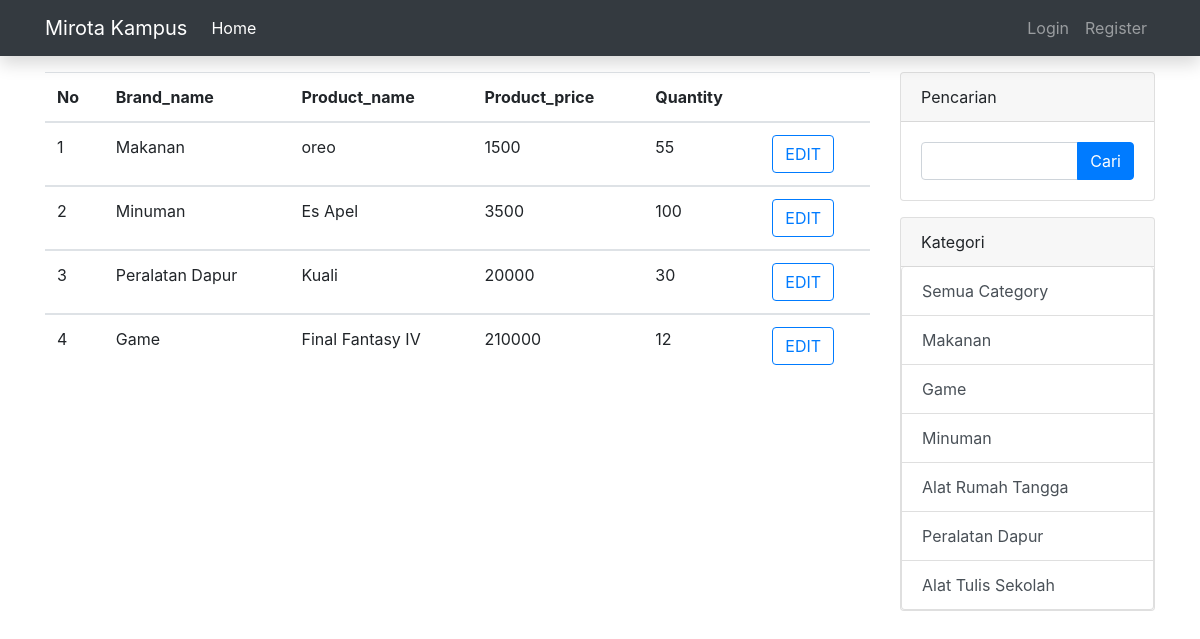
The app's page /admin_data.php with its own data.
### tables this page shows
CREATE TABLE `product` (
  `product_id` int(11) NOT NULL,
  `kategori_id` int(11) NOT NULL,
  `product_name` varchar(30) NOT NULL,
  `product_price` int(11) NOT NULL,
  `product_quantity` int(11) NOT NULL,
  `img` varchar(255) NOT NULL
);

CREATE TABLE `kategori` (
  `kategori_id` int(11) NOT NULL,
  `kategori_nama` varchar(30) NOT NULL
);

### template/query_index.php (called while the page is built, shortened)
<?php
       $perpage = 4;
       $page = isset($_GET["halaman"]) ? (int) $_GET["halaman"] : 1;
       $start = ($page > 1) ? ($page * $perpage) - $perpage : 0;
   if (isset($_GET['search'])) {
       $nilai_search = $_GET['nilai'];
       $searching = "SELECT p.img, p.product_id, p.product_name, p.product_price , p.product_quantity , k.kategori_nama , k.kategori_id
FROM product p INNER JOIN kategori k ON p.kategori_id = k.kategori_id WHERE p.product_name LIKE '$nilai_search%' LIMIT $start, $page";
   } else {
       $searching = "SELECT p.img, p.product_id, p.product_name, p.product_price , p.product_quantity , k.kategori_nama , k.kategori_id
FROM product p INNER JOIN kategori k ON p.kategori_id = k.kategori_id  LIMIT $start, $perpage";
   }
   ?>

### admin_data.php (the view, shortened to what this page needs)
<!doctype html>
<html lang="en">
<head>
    <link href="assets/libs/bootstrap/css/bootstrap.min.css" rel="stylesheet">
    <link rel="stylesheet" href="assets/libs/fontawesome/css/all.min.css">
    <link rel="stylesheet" href="assets/css/app.css">
</head>
<body>
    <?php
    include "template/header.php";
    include "template/query_index.php";
    ?>
    <main role="main" class="container">
        <div class="row">
            <div class="col-md-9 ">
                <table class="table table-hover bg-white">
                    <thead>
                        <tr>
                            <th>No</th>
                            <th>Brand_name</th>
                            <th>Product_name</th>
                            <th>Product_price</th>
                            <th>Quantity</th>
                            <th></th>
                        </tr>
                    </thead>
                    <?php
                    $query = mysqli_query($konek, $searching);
                    $nomor = 0;
                    while ($data = mysqli_fetch_array($query)) {
                        $nomor++;
                        ?>
                        <tbody>
                            <tr>
                                <td><?php echo $nomor; ?></td>
                                <td><?php echo $data['kategori_nama'] ?></td>
                                <td><?php echo $data['product_name'] ?></td>
                                <td><?php echo $data['product_price'] ?></td>
                                <td><?php echo $data['product_quantity'] ?></td>
                                <td>
                                    <a class="btn btn-outline-primary" href="admin_isi_edit.php?id=<?php echo $data['product_id'];  ?>">
                                        EDIT
                                    </a>
                                </td>
                            </tr>
                        </tbody>
                    <?php }
                    ?>
                </table>
            </div>
            <div class="col-md-3 float-right">
                <div class="row">
                    <div class="col-md-12">
                        <div class="card mb-3">
                            <div class="card-header">
                                Pencarian
                            </div>
                            <div class="card-body">
                                <form action="">
                                    <div class="input-group">
                                        <input type="text" class="form-control" name="nilai" required>
                                        <div class="input-group-append">
                                            <button class="btn btn-primary" name="search">Cari</button>
                                        </div>
                                    </div>
                                </form>
                            </div>
                        </div>
                    </div>
                </div>
                <div class="row">
                    <div class="col-md-12">
                        <div class="card mb-3">
                            <div class="card-header bg-muted">
                                Kategori
                            </div>
                            <div class="list-group">
                                <a href="admin_data.php" class="list-group-item list-group-item-action">
                                    Semua Category
                                </a>
                                <?php
                                $query_kategori = mysqli_query($konek, "SELECT * FROM kategori");
                                while ($data_kategori = mysqli_fetch_array($query_kategori)) {
                                    ?>
                                    <a href="admin_data.php?kategori_id=<?php echo $data_kategori['kategori_id'] ?>" class="list-group-item list-group-item-action"><?php echo $data_kategori['kategori_nama']; ?></a>
                                <?php
                                }
                                ?>
                            </div>
                        </div>
                    </div>
                </div>
            </div>
        </div>
    </main>
</body>
</html>

### template/header.php (shortened to what this page needs)
<nav class="navbar navbar-expand-md navbar-dark fixed-top bg-dark shadow">
    <div class="container">
        <a class="navbar-brand" href="index.php">Mirota Kampus</a>
        <div class="collapse navbar-collapse" id="navbarCollapse">
            <ul class="navbar-nav mr-auto">
                <li class="nav-item active">
                    <a class="nav-link" href="index.php">Home <span class="sr-only">(current)</span></a>
                </li>
            </ul>
            <ul class="navbar-nav ">
                <?php
                if (!isset($_SESSION['id']) && !isset($_SESSION['admin'])) {
                    ?>
                    <li class="nav-item">
                        <a href="login.php" class="nav-link">Login</a>
                    </li>
                    <li class="nav-item">
                        <a href="customer_register.php" class="nav-link">Register</a>
                    </li>
                <?php } ?>
            </ul>
        </div>
    </div>
</nav>

### assets/css/app.css (style rules this page uses)
body { min-height: 75rem; padding-top: 4.5rem; }

### records on screen
product: kategori.kategori_nama "Makanan", product_name "oreo", product_price "1500", product_quantity "55"
product: kategori.kategori_nama "Minuman", product_name "Es Apel", product_price "3500", product_quantity "100"
product: kategori.kategori_nama "Peralatan Dapur", product_name "Kuali", product_price "20000", product_quantity "30"
product: kategori.kategori_nama "Game", product_name "Final Fantasy IV", product_price "210000", product_quantity "12"
kategori: kategori_nama "Makanan"
kategori: kategori_nama "Game"
kategori: kategori_nama "Minuman"
kategori: kategori_nama "Alat Rumah Tangga"
kategori: kategori_nama "Peralatan Dapur"
kategori: kategori_nama "Alat Tulis Sekolah"
